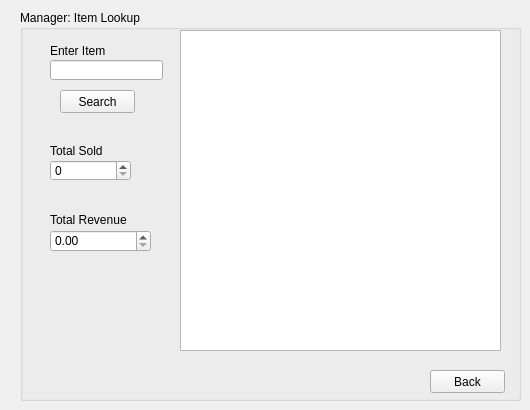
    <widget class="QWidget" name="ItemLookup">
     <widget class="QGroupBox" name="groupBox_12">
      <property name="geometry">
       <rect>
        <x>20</x>
        <y>10</y>
        <width>501</width>
        <height>391</height>
       </rect>
      </property>
      <property name="title">
       <string>Manager: Item Lookup</string>
      </property>
      <widget class="QPushButton" name="pushButton_back_item_lookup">
       <property name="geometry">
        <rect>
         <x>410</x>
         <y>360</y>
         <width>75</width>
         <height>23</height>
        </rect>
       </property>
       <property name="text">
        <string>Back</string>
       </property>
      </widget>
      <widget class="QLabel" name="label_11">
       <property name="geometry">
        <rect>
         <x>30</x>
         <y>30</y>
         <width>71</width>
         <height>21</height>
        </rect>
       </property>
       <property name="text">
        <string>Enter Item</string>
       </property>
      </widget>
      <widget class="QLineEdit" name="item_edit">
       <property name="geometry">
        <rect>
         <x>30</x>
         <y>50</y>
         <width>113</width>
         <height>20</height>
        </rect>
       </property>
      </widget>
      <widget class="QPushButton" name="pushButton_8">
       <property name="geometry">
        <rect>
         <x>40</x>
         <y>80</y>
         <width>75</width>
         <height>23</height>
        </rect>
       </property>
       <property name="text">
        <string>Search</string>
       </property>
      </widget>
      <widget class="QTableView" name="tableView_3">
       <property name="geometry">
        <rect>
         <x>160</x>
         <y>20</y>
         <width>321</width>
         <height>321</height>
        </rect>
       </property>
      </widget>
      <widget class="QDoubleSpinBox" name="revenue">
       <property name="geometry">
        <rect>
         <x>30</x>
         <y>220</y>
         <width>101</width>
         <height>22</height>
        </rect>
       </property>
      </widget>
      <widget class="QLabel" name="label_12">
       <property name="geometry">
        <rect>
         <x>30</x>
         <y>200</y>
         <width>81</width>
         <height>20</height>
        </rect>
       </property>
       <property name="text">
        <string>Total Revenue</string>
       </property>
      </widget>
      <widget class="QLabel" name="label_13">
       <property name="geometry">
        <rect>
         <x>30</x>
         <y>130</y>
         <width>71</width>
         <height>21</height>
        </rect>
       </property>
       <property name="text">
        <string>Total Sold</string>
       </property>
      </widget>
      <widget class="QSpinBox" name="sold">
       <property name="geometry">
        <rect>
         <x>30</x>
         <y>150</y>
         <width>81</width>
         <height>21</height>
        </rect>
       </property>
      </widget>
     </widget>
    </widget>
